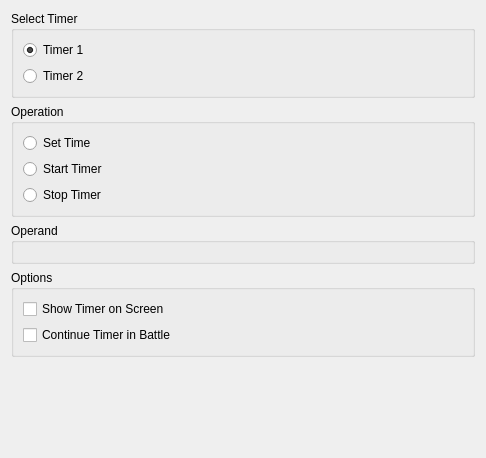
<?xml version="1.0" encoding="UTF-8"?>
<ui version="4.0">
 <class>TimerOperationWidget</class>
 <widget class="QWidget" name="TimerOperationWidget">
  <property name="geometry">
   <rect>
    <x>0</x>
    <y>0</y>
    <width>486</width>
    <height>458</height>
   </rect>
  </property>
  <layout class="QVBoxLayout" name="verticalLayout_4">
   <item>
    <widget class="QGroupBox" name="groupBox">
     <property name="title">
      <string>Select Timer</string>
     </property>
     <layout class="QVBoxLayout" name="verticalLayout_2">
      <item>
       <widget class="QRadioButton" name="radioTimer1">
        <property name="text">
         <string>Timer 1</string>
        </property>
        <property name="checked">
         <bool>true</bool>
        </property>
        <attribute name="buttonGroup">
         <string notr="true">groupTimer_arg5</string>
        </attribute>
       </widget>
      </item>
      <item>
       <widget class="QRadioButton" name="radioTimer2">
        <property name="text">
         <string>Timer 2</string>
        </property>
        <attribute name="buttonGroup">
         <string notr="true">groupTimer_arg5</string>
        </attribute>
       </widget>
      </item>
     </layout>
    </widget>
   </item>
   <item>
    <widget class="QGroupBox" name="groupBox_2">
     <property name="title">
      <string>Operation</string>
     </property>
     <layout class="QVBoxLayout" name="verticalLayout_3">
      <item>
       <widget class="QRadioButton" name="radioOpTime">
        <property name="text">
         <string>Set Time</string>
        </property>
        <attribute name="buttonGroup">
         <string notr="true">groupOp_arg0</string>
        </attribute>
       </widget>
      </item>
      <item>
       <widget class="QRadioButton" name="radioOpStart">
        <property name="text">
         <string>Start Timer</string>
        </property>
        <attribute name="buttonGroup">
         <string notr="true">groupOp_arg0</string>
        </attribute>
       </widget>
      </item>
      <item>
       <widget class="QRadioButton" name="radioOpEnd">
        <property name="text">
         <string>Stop Timer</string>
        </property>
        <attribute name="buttonGroup">
         <string notr="true">groupOp_arg0</string>
        </attribute>
       </widget>
      </item>
     </layout>
    </widget>
   </item>
   <item>
    <widget class="QGroupBox" name="groupBoxOperand">
     <property name="title">
      <string>Operand</string>
     </property>
     <layout class="QGridLayout" name="gridLayout_2">
      <item row="0" column="1">
       <widget class="TimerOperandWidget" name="operand_arg1" native="true"/>
      </item>
     </layout>
    </widget>
   </item>
   <item>
    <widget class="QGroupBox" name="groupBoxOptions">
     <property name="title">
      <string>Options</string>
     </property>
     <layout class="QVBoxLayout" name="verticalLayout">
      <item>
       <widget class="QCheckBox" name="checkOptionShowTimer_arg3">
        <property name="text">
         <string>Show Timer on Screen</string>
        </property>
       </widget>
      </item>
      <item>
       <widget class="QCheckBox" name="checkOptionBattleTimer_arg4">
        <property name="text">
         <string>Continue Timer in Battle</string>
        </property>
       </widget>
      </item>
     </layout>
    </widget>
   </item>
   <item>
    <spacer name="verticalSpacer">
     <property name="orientation">
      <enum>Qt::Vertical</enum>
     </property>
     <property name="sizeHint" stdset="0">
      <size>
       <width>20</width>
       <height>191</height>
      </size>
     </property>
    </spacer>
   </item>
  </layout>
 </widget>
 <customwidgets>
  <customwidget>
   <class>TimerOperandWidget</class>
   <extends>QWidget</extends>
   <header>ui/common/operand_widget.h</header>
   <container>1</container>
  </customwidget>
 </customwidgets>
 <resources/>
 <connections/>
 <slots>
  <slot>helpRequested()</slot>
 </slots>
 <buttongroups>
  <buttongroup name="groupTimer_arg5"/>
  <buttongroup name="groupOp_arg0"/>
 </buttongroups>
</ui>
